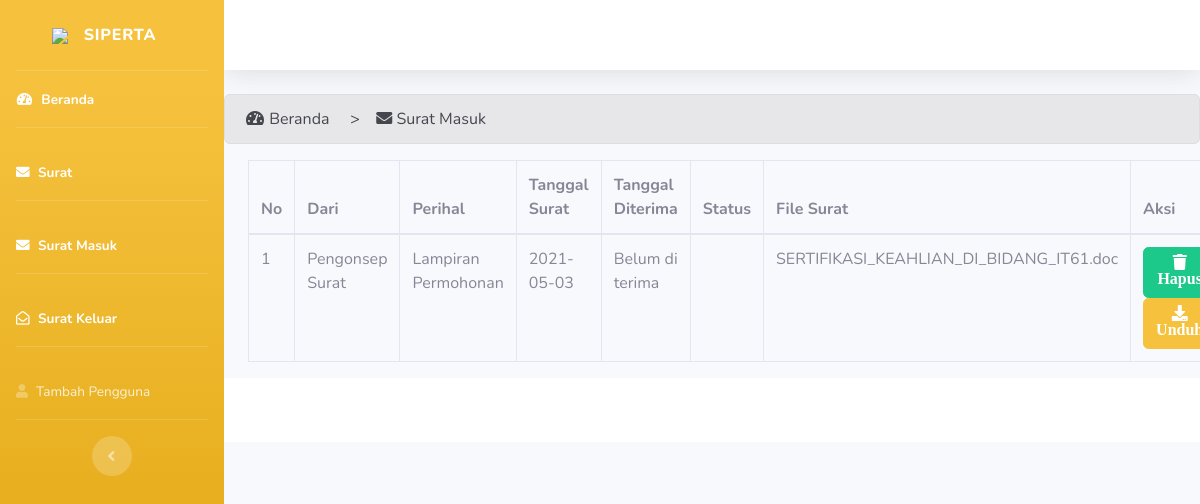
The page /index.php/admin/surat/suratMasuk on the database its author committed.
### tables this page shows
CREATE TABLE `surat` (
  `id_surat` int(11) NOT NULL,
  `id_user` int(11) NOT NULL,
  `dari` varchar(128) NOT NULL,
  `Perihal` varchar(50) NOT NULL,
  `tgl_masuk` date NOT NULL,
  `tgl_diterima` date NOT NULL,
  `status` enum('Konsep Surat diperiksa Kabalai','Konsep Surat disesuaikan Tata Naskah Dinas','Pengajuan paraf Kasubag TU dan Ttd Kabalai','Selesai','Penomoran dan Stempel balai','pengiriman surat melalui Email/whatsapp','pengiriman surat via Pos/JNE/TIKI dll','pengiriman surat melalui Faksimili') NOT NULL,
  `keterangan` varchar(128) NOT NULL,
  `file_surat` varchar(128) NOT NULL,
  `lampiran` varchar(258) NOT NULL,
  `surat_jadi` varchar(128) NOT NULL
);

### application/controllers/admin/surat.php (called while the page is built, shortened)
<?php
    class surat extends CI_Controller {
        public function __construct()
        {
            $this->load->model('admin/surat/surat_model');
            $this->load->model('admin/user/user_model');
               $this->load->helper('url');
        $this->load->helper('form');
        }
        public function suratMasuk(){
            $data['surat'] = $this->surat_model->tampilSurat();
            $data['user'] = $this->user_model->getUser($this->session->userdata('id_user'));
            $this->load->view('template/header_admin',$data);
            $this->load->view('template/sidebar_admin');
            $this->load->view('template/topbar_admin');
            $this->load->view('admin/arsip_surat/suratmasuk',$data);
            $this->load->view('template/footer_admin');
        }
    }
?>

### index.php (called while the page is built, shortened)
<?php
require_once BASEPATH.'core/CodeIgniter.php';

### application/models/admin/surat/surat_model.php (called while the page is built, shortened)
<?php
class surat_model extends CI_Model {
    public function tampilSurat()
    {
        $this->db->select('surat.*, user.nama, user.jabatan');
        $this->db->join('user', 'surat.id_user = user.id_user');
        return $this->db->get('surat')->result();
    }
}

### application/views/admin/arsip_surat/suratmasuk.php (the view)
<div class="alert alert-secondary" role="alert">
    <i class="fas fa-fw fa-tachometer-alt"></i> Beranda &nbsp; &nbsp; > &nbsp; &nbsp;<i class="fas fa-envelope"></i>
    Surat Masuk
</div>
<div class="content-wrapper">
    <div class="content">
        <div class="container-fluid">
            <div class="row">
                <div class="col">
                    <table id="tabel" class="table table-bordered">
                        <thead>
                            <tr>
                                <th>No</th>
                                <th>Dari</th>
                                <th>Perihal</th>
                                <th>Tanggal Surat</th>
                                <th>Tanggal Diterima</th>
                                <th>Status</th>
                                <th>File Surat</th>
                                <th>Aksi</th>
                            </tr>
                        </thead>
                        <tbody>
                            <?php $no=1; foreach ($surat as $srt): ?>
                            <tr>
                                <td><?= $no++ ?></td>
                                <td><?= $srt->dari ?></td>
                                <td><?= $srt->Perihal ?></td>
                                <td><?= $srt->tgl_masuk ?></td>
                                <td><?= $srt->tgl_diterima == '0000-00-00' ? 'Belum di terima': date('d F Y', strtotime($srt->tgl_diterima)) ?>
                                </td>
                                <td><?= $srt->status ?></td>
                                <td><?= $srt->file_surat ?></td>
                                <td>
                                    <a class='btn btn-success'
                                        onclick="return confirm('Apakah Anda Yakin ingin menghapus data ini?')"
                                        href="<?= base_url().'admin/surat/hapus/'.$srt->id_surat ?>">
                                        <i class="fa fa-trash" aria-hidden="true"><span> Hapus</span></i>
                                    </a>
                                    <a class='btn btn-warning'
                                        href="<?php echo base_url().'admin/surat/download/'.$srt->id_surat; ?>">
                                        <i class="fas fa-download" aria-hidden="true"><span> Unduh</span></i>
                                    </a>
                                </td>
                            </tr>
                            <?php endforeach ?>
                        </tbody>
                    </table>
                </div>
            </div>
        </div>
    </div>
</div>

### rows shown on the page
surat: dari "Pengonsep Surat", Perihal "Lampiran Permohonan", tgl_masuk "2021-05-03", tgl_diterima "Belum di terima", file_surat "SERTIFIKASI_KEAHLIAN_DI_BIDANG_IT61.doc"
